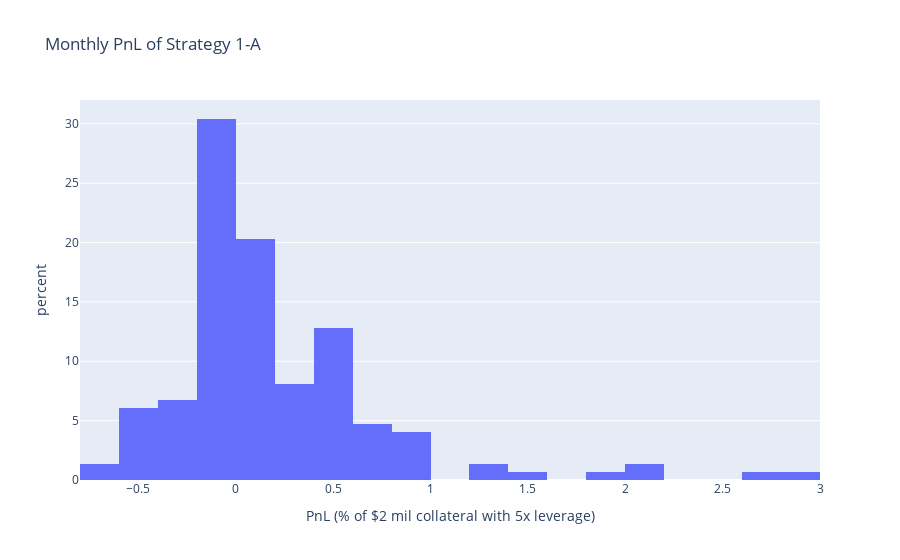

This figure's notebook cell:
### Code cell
pnl_not_flat = df.loc[df['signal'] != 0., 'pnl_pct']

def plot_pnl_dist(**kw):
    fig = px.histogram(
        pnl_not_flat,
        labels = {
            'date': 'Date',
            'value': 'PnL (% of $2 mil collateral with 5x leverage)',
        },
        title=f'Monthly PnL of Strategy 1-A',
        # cumulative=True,
        nbins=20,
        histnorm='percent',
        **kw
    )
    fig.update_layout(showlegend=False)
    return fig

plot_pnl_dist()

### Figure 1 — Plotly figure (JSON) as saved in the notebook; plotly's stock layout.template omitted (floating-point values rounded to 4 significant figures; data arrays with more than 128 entries replaced by an {"elided": "..."} marker saying what was removed)
{"data": [{"alignmentgroup": "True", "bingroup": "x", "histnorm": "percent", "hovertemplate": "variable=pnl_pct<br>PnL (% of $2 mil collateral with 5x leverage)=%{x}<br>percent=%{y}<extra></extra>", "legendgroup": "pnl_pct", "marker": {"color": "#636efa", "pattern": {"shape": ""}}, "name": "pnl_pct", "nbinsx": 20, "offsetgroup": "pnl_pct", "orientation": "v", "showlegend": true, "type": "histogram", "x": {"elided": "148 float values"}, "xaxis": "x", "yaxis": "y"}], "layout": {"autosize": true, "barmode": "relative", "legend": {"title": {"text": "variable"}, "tracegroupgap": 0}, "showlegend": false, "title": {"text": "Monthly PnL of Strategy 1-A"}, "xaxis": {"anchor": "y", "autorange": true, "domain": [0, 1], "range": [-0.8, 3], "title": {"text": "PnL (% of $2 mil collateral with 5x leverage)"}, "type": "linear"}, "yaxis": {"anchor": "x", "autorange": true, "domain": [0, 1], "range": [0, 32.01], "title": {"text": "percent"}}}}
